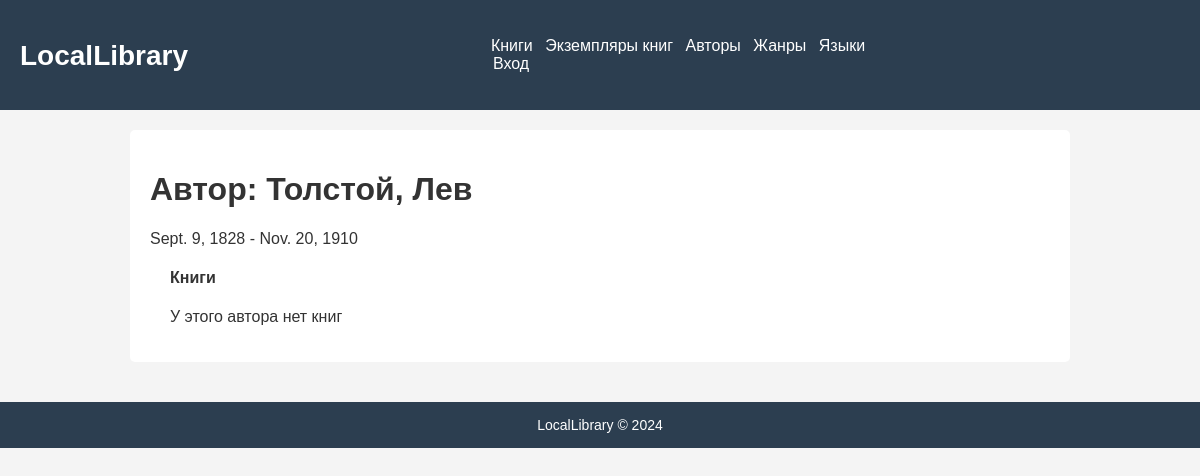
The page /author/2/ on the database as committed earlier.
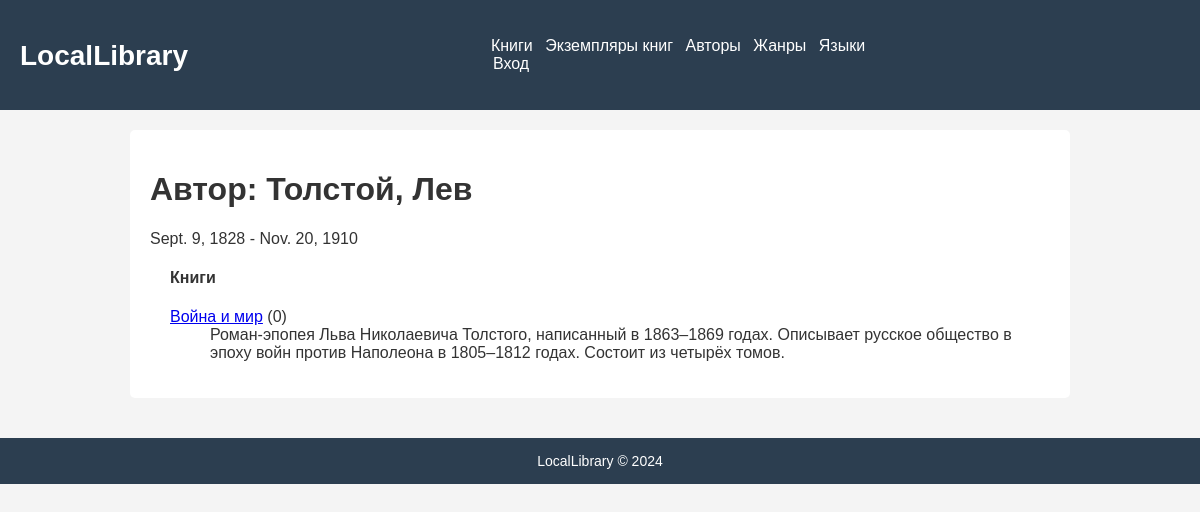
The same page on the database as committed later.
### catalog/models.py (models this page shows, shortened)
class Book(models.Model):
    title = models.CharField(max_length=200)
    author = models.ForeignKey('Author', on_delete=models.SET_NULL, null=True)
    summary = models.TextField(max_length=1000, help_text="Введите краткое описание книги")
    isbn = models.CharField('ISBN', max_length=13, unique=True,
                            help_text='13 символов ISBN')
    genre = models.ManyToManyField(Genre, help_text="Выберите жанр книги")
    language = models.ForeignKey('Language', on_delete=models.SET_NULL, null=True)
    class Meta:
        ordering = ['title', 'author']
    def display_genre(self):
        return ', '.join([genre.name for genre in self.genre.all()[:3]])
    display_genre.short_description = 'Genre'
    def __str__(self):
        return self.title

### catalog/views.py (the view)
# urls.py: path('author/<int:pk>/', views.AuthorDetailView.as_view(), name='author-detail'),
class AuthorDetailView(generic.DetailView):
    model = Author
    template_name = 'catalog/author_detail.html'

### catalog/models.py (called while the page is built)
    def __str__(self):
        return f'{self.last_name}, {self.first_name}'

### catalog/templates/catalog/author_detail.html (shortened to what this page needs)
{% extends "catalog/base_generic.html" %}
{% block content %}
<h1>Автор: {{ author }} </h1>
<p>{{author.date_of_birth}} - {% if author.date_of_death %}{{author.date_of_death}}{% endif %}</p>
<div style="margin-left:20px;margin-top:20px">
<h4>Книги</h4>
<dl>
{% for book in author.book_set.all %}
  <dt><a href="{% url 'book-detail' book.pk %}">{{book}}</a> ({{book.bookinstance_set.all.count}})</dt>
  <dd>{{book.summary}}</dd>
  {% empty %}
  <p>У этого автора нет книг</p>
{% endfor %}
</dl>
</div>
{% endblock %}
{% block sidebar %}
  {{ block.super }}
{% endblock %}

Rows that differ between the two databases and show on the page:
added Book: title "Война и мир", bookinstance_set.all.count "0", summary "Роман-эпопея Льва Николаевича Толстого, написанный в 1863–1869 годах. Описывает русское общество в эпоху войн против Наполеона в 1805–1812 годах. Состоит из четырёх томов."
Other text that changed with them:
text no longer shown: "У этого автора нет книг"
